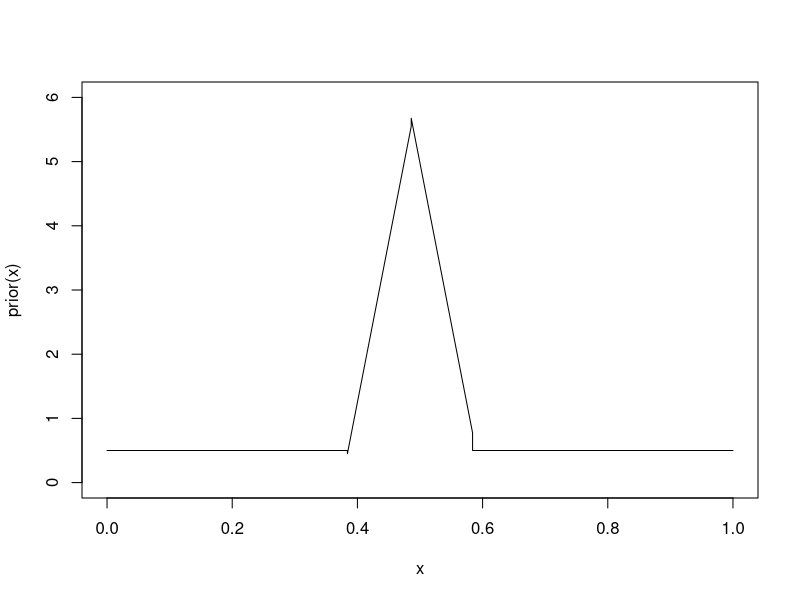
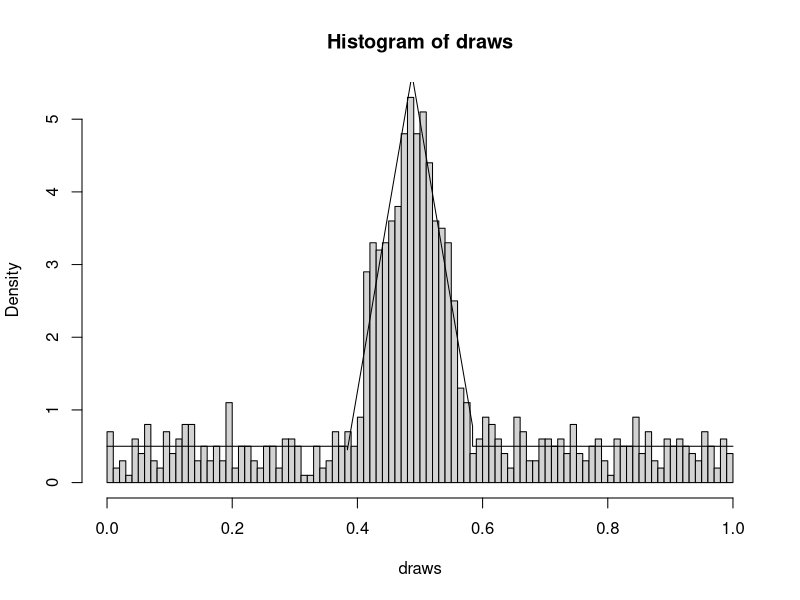

Recreate these plots in R, in order.
prior <- function(x){
  ifelse(dunif(x, 0, .384)>0, 1/2, 
         ifelse(dunif(x, .384, .486)>0, 50*x-18.75, 
                ifelse(dunif(x, .484, .584)>0, -50*x+29.975,
                       ifelse(dunif(x, .584, 1)>0, 1/2, 0))))
}

x <- seq(0,1, .00001)
plot(x, prior(x), type="l", ylim=c(0, 6))

y <- 0.00001*prior(x)
lhsum <- sum(y)

###use small grid size for sampling from it

##sample with probability proportional to height of function
draws <- sample(x, 1000, prob=y)
#make histogram and overlay prior
hist(draws, nclass=100, freq=F)
lines(x, prior(x))


mean(draws)
median(draws)
#find probability of being less than 0.385, should be close to 0.2
##Matt idea
empcdf <- cumsum(draws/length(x))
pl.385 <- sum(ifelse(draws<=0.385,1,0))/1000
#prob btwn .385 and .485
pbetwn <- (sum(ifelse(draws<0.485,1,0))-pl.385)/1000
